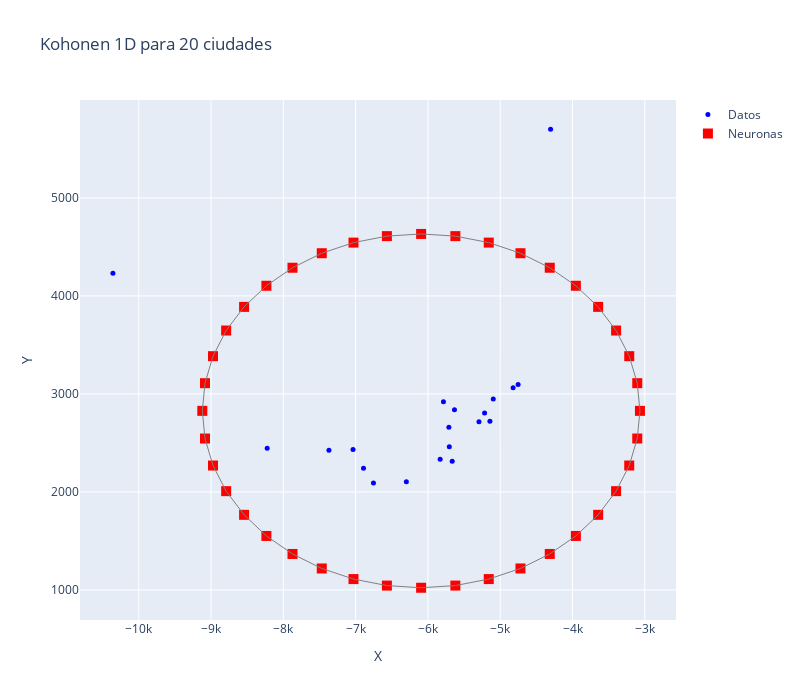
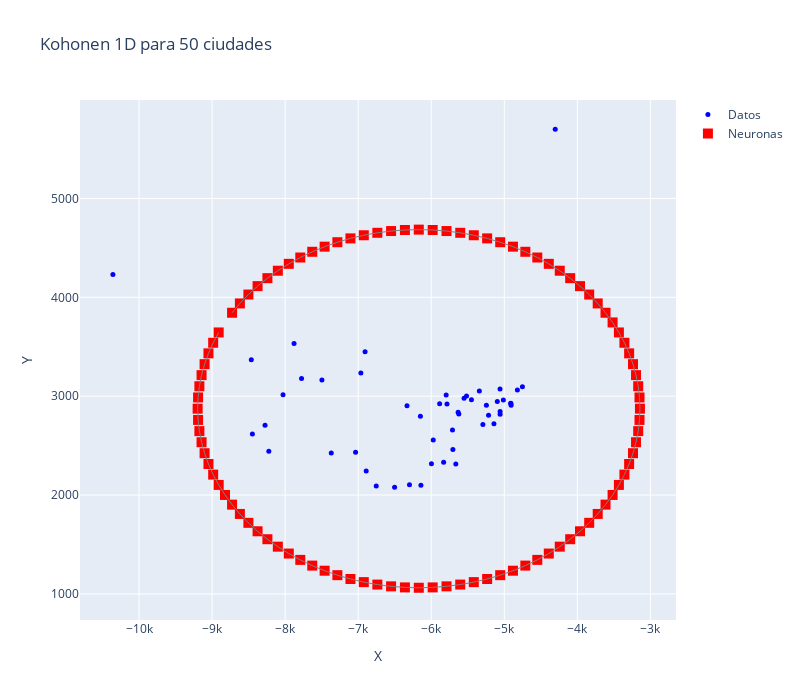

The cell these charts' notebook holds for them, in order:
### Code cell
resultados_50 = entrenar_1D(
    dataset_50,
    alpha=0.5,
    iteraciones=3000,
    varianza=2,
    multiplicador=2 # doble de neuronas para que haga super overfitting, que parecería ser lo ideal para TSP
)

### Figure 1 — Plotly figure (JSON) as saved in the notebook; plotly's stock layout.template omitted (floating-point values rounded to 4 significant figures)
{"data": [{"marker": {"color": "blue", "size": 5}, "mode": "markers", "name": "Datos", "type": "scatter", "x": [-6891.0, -5633.0, -5096.0, -7369.0, -4303.0, -5216.0, -7036.0, -10360.0, -5785.0, -5704.0, -5710.0, -5831.0, -5142.0, -5664.0, -4822.0, -6754.0, -8224.0, -5294.0, -4752.0, -6298.0], "y": [2242.0, 2839.0, 2947.0, 2424.0, 5702.0, 2806.0, 2434.0, 4230.0, 2921.0, 2460.0, 2659.0, 2332.0, 2720.0, 2313.0, 3062.0, 2091.0, 2444.0, 2715.0, 3096.0, 2104.0]}, {"marker": {"color": "red", "size": 10, "symbol": "square"}, "mode": "markers", "name": "Neuronas", "type": "scatter", "x": [-3067.0, -3104.0, -3215.0, -3397.0, -3645.0, -3954.0, -4315.0, -4720.0, -5159.0, -5621.0, -6094.0, -6568.0, -7029.0, -7468.0, -7873.0, -8235.0, -8543.0, -8791.0, -8973.0, -9084.0, -9121.0, -9084.0, -8973.0, -8791.0, -8543.0, -8235.0, -7873.0, -7468.0, -7029.0, -6568.0, -6094.0, -5621.0, -5159.0, -4720.0, -4315.0, -3954.0, -3645.0, -3397.0, -3215.0, -3104.0], "y": [2827.0, 3109.0, 3385.0, 3646.0, 3888.0, 4103.0, 4287.0, 4435.0, 4544.0, 4610.0, 4632.0, 4610.0, 4544.0, 4435.0, 4287.0, 4103.0, 3888.0, 3646.0, 3385.0, 3109.0, 2827.0, 2545.0, 2269.0, 2007.0, 1766.0, 1550.0, 1367.0, 1219.0, 1110.0, 1044.0, 1022.0, 1044.0, 1110.0, 1219.0, 1367.0, 1550.0, 1766.0, 2007.0, 2269.0, 2545.0]}, {"line": {"color": "gray", "width": 1}, "mode": "lines", "showlegend": false, "type": "scatter", "x": [-3067.0, -3104.0], "y": [2827.0, 3109.0]}, {"line": {"color": "gray", "width": 1}, "mode": "lines", "showlegend": false, "type": "scatter", "x": [-3104.0, -3215.0], "y": [3109.0, 3385.0]}, {"line": {"color": "gray", "width": 1}, "mode": "lines", "showlegend": false, "type": "scatter", "x": [-3215.0, -3397.0], "y": [3385.0, 3646.0]}, {"line": {"color": "gray", "width": 1}, "mode": "lines", "showlegend": false, "type": "scatter", "x": [-3397.0, -3645.0], "y": [3646.0, 3888.0]}, {"line": {"color": "gray", "width": 1}, "mode": "lines", "showlegend": false, "type": "scatter", "x": [-3645.0, -3954.0], "y": [3888.0, 4103.0]}, {"line": {"color": "gray", "width": 1}, "mode": "lines", "showlegend": false, "type": "scatter", "x": [-3954.0, -4315.0], "y": [4103.0, 4287.0]}, {"line": {"color": "gray", "width": 1}, "mode": "lines", "showlegend": false, "type": "scatter", "x": [-4315.0, -4720.0], "y": [4287.0, 4435.0]}, {"line": {"color": "gray", "width": 1}, "mode": "lines", "showlegend": false, "type": "scatter", "x": [-4720.0, -5159.0], "y": [4435.0, 4544.0]}, {"line": {"color": "gray", "width": 1}, "mode": "lines", "showlegend": false, "type": "scatter", "x": [-5159.0, -5621.0], "y": [4544.0, 4610.0]}, {"line": {"color": "gray", "width": 1}, "mode": "lines", "showlegend": false, "type": "scatter", "x": [-5621.0, -6094.0], "y": [4610.0, 4632.0]}, {"line": {"color": "gray", "width": 1}, "mode": "lines", "showlegend": false, "type": "scatter", "x": [-6094.0, -6568.0], "y": [4632.0, 4610.0]}, {"line": {"color": "gray", "width": 1}, "mode": "lines", "showlegend": false, "type": "scatter", "x": [-6568.0, -7029.0], "y": [4610.0, 4544.0]}, {"line": {"color": "gray", "width": 1}, "mode": "lines", "showlegend": false, "type": "scatter", "x": [-7029.0, -7468.0], "y": [4544.0, 4435.0]}, {"line": {"color": "gray", "width": 1}, "mode": "lines", "showlegend": false, "type": "scatter", "x": [-7468.0, -7873.0], "y": [4435.0, 4287.0]}, {"line": {"color": "gray", "width": 1}, "mode": "lines", "showlegend": false, "type": "scatter", "x": [-7873.0, -8235.0], "y": [4287.0, 4103.0]}, {"line": {"color": "gray", "width": 1}, "mode": "lines", "showlegend": false, "type": "scatter", "x": [-8235.0, -8543.0], "y": [4103.0, 3888.0]}, {"line": {"color": "gray", "width": 1}, "mode": "lines", "showlegend": false, "type": "scatter", "x": [-8543.0, -8791.0], "y": [3888.0, 3646.0]}, {"line": {"color": "gray", "width": 1}, "mode": "lines", "showlegend": false, "type": "scatter", "x": [-8791.0, -8973.0], "y": [3646.0, 3385.0]}, {"line": {"color": "gray", "width": 1}, "mode": "lines", "showlegend": false, "type": "scatter", "x": [-8973.0, -9084.0], "y": [3385.0, 3109.0]}, {"line": {"color": "gray", "width": 1}, "mode": "lines", "showlegend": false, "type": "scatter", "x": [-9084.0, -9121.0], "y": [3109.0, 2827.0]}, {"line": {"color": "gray", "width": 1}, "mode": "lines", "showlegend": false, "type": "scatter", "x": [-9121.0, -9084.0], "y": [2827.0, 2545.0]}, {"line": {"color": "gray", "width": 1}, "mode": "lines", "showlegend": false, "type": "scatter", "x": [-9084.0, -8973.0], "y": [2545.0, 2269.0]}, {"line": {"color": "gray", "width": 1}, "mode": "lines", "showlegend": false, "type": "scatter", "x": [-8973.0, -8791.0], "y": [2269.0, 2007.0]}, {"line": {"color": "gray", "width": 1}, "mode": "lines", "showlegend": false, "type": "scatter", "x": [-8791.0, -8543.0], "y": [2007.0, 1766.0]}, {"line": {"color": "gray", "width": 1}, "mode": "lines", "showlegend": false, "type": "scatter", "x": [-8543.0, -8235.0], "y": [1766.0, 1550.0]}, {"line": {"color": "gray", "width": 1}, "mode": "lines", "showlegend": false, "type": "scatter", "x": [-8235.0, -7873.0], "y": [1550.0, 1367.0]}, {"line": {"color": "gray", "width": 1}, "mode": "lines", "showlegend": false, "type": "scatter", "x": [-7873.0, -7468.0], "y": [1367.0, 1219.0]}, {"line": {"color": "gray", "width": 1}, "mode": "lines", "showlegend": false, "type": "scatter", "x": [-7468.0, -7029.0], "y": [1219.0, 1110.0]}, {"line": {"color": "gray", "width": 1}, "mode": "lines", "showlegend": false, "type": "scatter", "x": [-7029.0, -6568.0], "y": [1110.0, 1044.0]}, {"line": {"color": "gray", "width": 1}, "mode": "lines", "showlegend": false, "type": "scatter", "x": [-6568.0, -6094.0], "y": [1044.0, 1022.0]}, {"line": {"color": "gray", "width": 1}, "mode": "lines", "showlegend": false, "type": "scatter", "x": [-6094.0, -5621.0], "y": [1022.0, 1044.0]}, {"line": {"color": "gray", "width": 1}, "mode": "lines", "showlegend": false, "type": "scatter", "x": [-5621.0, -5159.0], "y": [1044.0, 1110.0]}, {"line": {"color": "gray", "width": 1}, "mode": "lines", "showlegend": false, "type": "scatter", "x": [-5159.0, -4720.0], "y": [1110.0, 1219.0]}, {"line": {"color": "gray", "width": 1}, "mode": "lines", "showlegend": false, "type": "scatter", "x": [-4720.0, -4315.0], "y": [1219.0, 1367.0]}, {"line": {"color": "gray", "width": 1}, "mode": "lines", "showlegend": false, "type": "scatter", "x": [-4315.0, -3954.0], "y": [1367.0, 1550.0]}, {"line": {"color": "gray", "width": 1}, "mode": "lines", "showlegend": false, "type": "scatter", "x": [-3954.0, -3645.0], "y": [1550.0, 1766.0]}, {"line": {"color": "gray", "width": 1}, "mode": "lines", "showlegend": false, "type": "scatter", "x": [-3645.0, -3397.0], "y": [1766.0, 2007.0]}, {"line": {"color": "gray", "width": 1}, "mode": "lines", "showlegend": false, "type": "scatter", "x": [-3397.0, -3215.0], "y": [2007.0, 2269.0]}, {"line": {"color": "gray", "width": 1}, "mode": "lines", "showlegend": false, "type": "scatter", "x": [-3215.0, -3104.0], "y": [2269.0, 2545.0]}, {"line": {"color": "gray", "width": 1}, "mode": "lines", "showlegend": false, "type": "scatter", "x": [-3104.0, -3067.0], "y": [2545.0, 2827.0]}], "layout": {"height": 700, "showlegend": true, "title": {"text": "Kohonen 1D para 20 ciudades"}, "width": 800, "xaxis": {"title": {"text": "X"}}, "yaxis": {"title": {"text": "Y"}}}}

### Figure 2 — Plotly figure (JSON) as saved in the notebook; plotly's stock layout.template omitted (floating-point values rounded to 4 significant figures)
{"data": [{"marker": {"color": "blue", "size": 5}, "mode": "markers", "name": "Datos", "type": "scatter", "x": [-6891.0, -5633.0, -5096.0, -7369.0, -4303.0, -5216.0, -7036.0, -10360.0, -5785.0, -5704.0, -5710.0, -5831.0, -5142.0, -5664.0, -4822.0, -6754.0, -8224.0, -5294.0, -4752.0, -6298.0, -5886.0, -5796.0, -6502.0, -5342.0, -8463.0, -8448.0, -7497.0, -6142.0, -5246.0, -5998.0, -6964.0, -6149.0, -8029.0, -4910.0, -5973.0, -6906.0, -5551.0, -5013.0, -5058.0, -4907.0, -5450.0, -5517.0, -5059.0, -7776.0, -7878.0, -4913.0, -5623.0, -8275.0, -6332.0, -5058.0], "y": [2242.0, 2839.0, 2947.0, 2424.0, 5702.0, 2806.0, 2434.0, 4230.0, 2921.0, 2460.0, 2659.0, 2332.0, 2720.0, 2313.0, 3062.0, 2091.0, 2444.0, 2715.0, 3096.0, 2104.0, 2924.0, 3012.0, 2079.0, 3053.0, 3369.0, 2617.0, 3163.0, 2100.0, 2909.0, 2316.0, 3234.0, 2797.0, 3014.0, 2927.0, 2556.0, 3449.0, 2980.0, 2961.0, 2844.0, 2908.0, 2963.0, 3002.0, 3073.0, 3179.0, 3532.0, 2928.0, 2819.0, 2706.0, 2903.0, 2818.0]}, {"marker": {"color": "red", "size": 10, "symbol": "square"}, "mode": "markers", "name": "Neuronas", "type": "scatter", "x": [-3144.0, -3150.0, -3168.0, -3197.0, -3239.0, -3292.0, -3356.0, -3432.0, -3518.0, -3615.0, -3722.0, -3838.0, -3964.0, -4099.0, -4241.0, -4392.0, -4549.0, -4713.0, -4882.0, -5057.0, -5235.0, -5418.0, -5604.0, -5791.0, -5981.0, -6171.0, -6361.0, -6550.0, -6738.0, -6924.0, -7106.0, -7285.0, -7460.0, -7629.0, -7793.0, -7950.0, -8100.0, -8243.0, -8378.0, -8503.0, -8620.0, -8727.0, NaN, -8910.0, -8985.0, -9050.0, -9103.0, -9144.0, -9174.0, -9192.0, -9198.0, -9192.0, -9174.0, -9144.0, -9103.0, -9050.0, -8985.0, -8910.0, -8824.0, -8727.0, -8620.0, -8503.0, -8378.0, -8243.0, -8100.0, -7950.0, -7793.0, -7629.0, -7460.0, -7285.0, -7106.0, -6924.0, -6738.0, -6550.0, -6361.0, -6171.0, -5981.0, -5791.0, -5604.0, -5418.0, -5235.0, -5057.0, -4882.0, -4713.0, -4549.0, -4392.0, -4241.0, -4099.0, -3964.0, -3838.0, -3722.0, -3615.0, -3518.0, -3432.0, -3356.0, -3292.0, -3239.0, -3197.0, -3168.0, -3150.0], "y": [2873.0, 2987.0, 3100.0, 3213.0, 3324.0, 3433.0, 3540.0, 3645.0, 3746.0, 3844.0, 3938.0, 4028.0, 4113.0, 4194.0, 4269.0, 4339.0, 4403.0, 4461.0, 4512.0, 4558.0, 4596.0, 4628.0, 4653.0, 4671.0, 4681.0, 4685.0, 4681.0, 4671.0, 4653.0, 4628.0, 4596.0, 4558.0, 4512.0, 4461.0, 4403.0, 4339.0, 4269.0, 4194.0, 4113.0, 4028.0, 3938.0, 3844.0, NaN, 3645.0, 3540.0, 3433.0, 3324.0, 3213.0, 3100.0, 2987.0, 2873.0, 2760.0, 2646.0, 2534.0, 2423.0, 2314.0, 2207.0, 2102.0, 2001.0, 1903.0, 1809.0, 1719.0, 1633.0, 1553.0, 1478.0, 1408.0, 1344.0, 1286.0, 1234.0, 1189.0, 1151.0, 1119.0, 1094.0, 1076.0, 1066.0, 1062.0, 1066.0, 1076.0, 1094.0, 1119.0, 1151.0, 1189.0, 1234.0, 1286.0, 1344.0, 1408.0, 1478.0, 1553.0, 1633.0, 1719.0, 1809.0, 1903.0, 2001.0, 2102.0, 2207.0, 2314.0, 2423.0, 2534.0, 2646.0, 2760.0]}, {"line": {"color": "gray", "width": 1}, "mode": "lines", "showlegend": false, "type": "scatter", "x": [-3144.0, -3150.0], "y": [2873.0, 2987.0]}, {"line": {"color": "gray", "width": 1}, "mode": "lines", "showlegend": false, "type": "scatter", "x": [-3150.0, -3168.0], "y": [2987.0, 3100.0]}, {"line": {"color": "gray", "width": 1}, "mode": "lines", "showlegend": false, "type": "scatter", "x": [-3168.0, -3197.0], "y": [3100.0, 3213.0]}, {"line": {"color": "gray", "width": 1}, "mode": "lines", "showlegend": false, "type": "scatter", "x": [-3197.0, -3239.0], "y": [3213.0, 3324.0]}, {"line": {"color": "gray", "width": 1}, "mode": "lines", "showlegend": false, "type": "scatter", "x": [-3239.0, -3292.0], "y": [3324.0, 3433.0]}, {"line": {"color": "gray", "width": 1}, "mode": "lines", "showlegend": false, "type": "scatter", "x": [-3292.0, -3356.0], "y": [3433.0, 3540.0]}, {"line": {"color": "gray", "width": 1}, "mode": "lines", "showlegend": false, "type": "scatter", "x": [-3356.0, -3432.0], "y": [3540.0, 3645.0]}, {"line": {"color": "gray", "width": 1}, "mode": "lines", "showlegend": false, "type": "scatter", "x": [-3432.0, -3518.0], "y": [3645.0, 3746.0]}, {"line": {"color": "gray", "width": 1}, "mode": "lines", "showlegend": false, "type": "scatter", "x": [-3518.0, -3615.0], "y": [3746.0, 3844.0]}, {"line": {"color": "gray", "width": 1}, "mode": "lines", "showlegend": false, "type": "scatter", "x": [-3615.0, -3722.0], "y": [3844.0, 3938.0]}, {"line": {"color": "gray", "width": 1}, "mode": "lines", "showlegend": false, "type": "scatter", "x": [-3722.0, -3838.0], "y": [3938.0, 4028.0]}, {"line": {"color": "gray", "width": 1}, "mode": "lines", "showlegend": false, "type": "scatter", "x": [-3838.0, -3964.0], "y": [4028.0, 4113.0]}, {"line": {"color": "gray", "width": 1}, "mode": "lines", "showlegend": false, "type": "scatter", "x": [-3964.0, -4099.0], "y": [4113.0, 4194.0]}, {"line": {"color": "gray", "width": 1}, "mode": "lines", "showlegend": false, "type": "scatter", "x": [-4099.0, -4241.0], "y": [4194.0, 4269.0]}, {"line": {"color": "gray", "width": 1}, "mode": "lines", "showlegend": false, "type": "scatter", "x": [-4241.0, -4392.0], "y": [4269.0, 4339.0]}, {"line": {"color": "gray", "width": 1}, "mode": "lines", "showlegend": false, "type": "scatter", "x": [-4392.0, -4549.0], "y": [4339.0, 4403.0]}, {"line": {"color": "gray", "width": 1}, "mode": "lines", "showlegend": false, "type": "scatter", "x": [-4549.0, -4713.0], "y": [4403.0, 4461.0]}, {"line": {"color": "gray", "width": 1}, "mode": "lines", "showlegend": false, "type": "scatter", "x": [-4713.0, -4882.0], "y": [4461.0, 4512.0]}, {"line": {"color": "gray", "width": 1}, "mode": "lines", "showlegend": false, "type": "scatter", "x": [-4882.0, -5057.0], "y": [4512.0, 4558.0]}, {"line": {"color": "gray", "width": 1}, "mode": "lines", "showlegend": false, "type": "scatter", "x": [-5057.0, -5235.0], "y": [4558.0, 4596.0]}, {"line": {"color": "gray", "width": 1}, "mode": "lines", "showlegend": false, "type": "scatter", "x": [-5235.0, -5418.0], "y": [4596.0, 4628.0]}, {"line": {"color": "gray", "width": 1}, "mode": "lines", "showlegend": false, "type": "scatter", "x": [-5418.0, -5604.0], "y": [4628.0, 4653.0]}, {"line": {"color": "gray", "width": 1}, "mode": "lines", "showlegend": false, "type": "scatter", "x": [-5604.0, -5791.0], "y": [4653.0, 4671.0]}, {"line": {"color": "gray", "width": 1}, "mode": "lines", "showlegend": false, "type": "scatter", "x": [-5791.0, -5981.0], "y": [4671.0, 4681.0]}, {"line": {"color": "gray", "width": 1}, "mode": "lines", "showlegend": false, "type": "scatter", "x": [-5981.0, -6171.0], "y": [4681.0, 4685.0]}, {"line": {"color": "gray", "width": 1}, "mode": "lines", "showlegend": false, "type": "scatter", "x": [-6171.0, -6361.0], "y": [4685.0, 4681.0]}, {"line": {"color": "gray", "width": 1}, "mode": "lines", "showlegend": false, "type": "scatter", "x": [-6361.0, -6550.0], "y": [4681.0, 4671.0]}, {"line": {"color": "gray", "width": 1}, "mode": "lines", "showlegend": false, "type": "scatter", "x": [-6550.0, -6738.0], "y": [4671.0, 4653.0]}, {"line": {"color": "gray", "width": 1}, "mode": "lines", "showlegend": false, "type": "scatter", "x": [-6738.0, -6924.0], "y": [4653.0, 4628.0]}, {"line": {"color": "gray", "width": 1}, "mode": "lines", "showlegend": false, "type": "scatter", "x": [-6924.0, -7106.0], "y": [4628.0, 4596.0]}, {"line": {"color": "gray", "width": 1}, "mode": "lines", "showlegend": false, "type": "scatter", "x": [-7106.0, -7285.0], "y": [4596.0, 4558.0]}, {"line": {"color": "gray", "width": 1}, "mode": "lines", "showlegend": false, "type": "scatter", "x": [-7285.0, -7460.0], "y": [4558.0, 4512.0]}, {"line": {"color": "gray", "width": 1}, "mode": "lines", "showlegend": false, "type": "scatter", "x": [-7460.0, -7629.0], "y": [4512.0, 4461.0]}, {"line": {"color": "gray", "width": 1}, "mode": "lines", "showlegend": false, "type": "scatter", "x": [-7629.0, -7793.0], "y": [4461.0, 4403.0]}, {"line": {"color": "gray", "width": 1}, "mode": "lines", "showlegend": false, "type": "scatter", "x": [-7793.0, -7950.0], "y": [4403.0, 4339.0]}, {"line": {"color": "gray", "width": 1}, "mode": "lines", "showlegend": false, "type": "scatter", "x": [-7950.0, -8100.0], "y": [4339.0, 4269.0]}, {"line": {"color": "gray", "width": 1}, "mode": "lines", "showlegend": false, "type": "scatter", "x": [-8100.0, -8243.0], "y": [4269.0, 4194.0]}, {"line": {"color": "gray", "width": 1}, "mode": "lines", "showlegend": false, "type": "scatter", "x": [-8243.0, -8378.0], "y": [4194.0, 4113.0]}, {"line": {"color": "gray", "width": 1}, "mode": "lines", "showlegend": false, "type": "scatter", "x": [-8378.0, -8503.0], "y": [4113.0, 4028.0]}, {"line": {"color": "gray", "width": 1}, "mode": "lines", "showlegend": false, "type": "scatter", "x": [-8503.0, -8620.0], "y": [4028.0, 3938.0]}, {"line": {"color": "gray", "width": 1}, "mode": "lines", "showlegend": false, "type": "scatter", "x": [-8620.0, -8727.0], "y": [3938.0, 3844.0]}, {"line": {"color": "gray", "width": 1}, "mode": "lines", "showlegend": false, "type": "scatter", "x": [-8727.0, null], "y": [3844.0, null]}, {"line": {"color": "gray", "width": 1}, "mode": "lines", "showlegend": false, "type": "scatter", "x": [null, -8910.0], "y": [null, 3645.0]}, {"line": {"color": "gray", "width": 1}, "mode": "lines", "showlegend": false, "type": "scatter", "x": [-8910.0, -8985.0], "y": [3645.0, 3540.0]}, {"line": {"color": "gray", "width": 1}, "mode": "lines", "showlegend": false, "type": "scatter", "x": [-8985.0, -9050.0], "y": [3540.0, 3433.0]}, {"line": {"color": "gray", "width": 1}, "mode": "lines", "showlegend": false, "type": "scatter", "x": [-9050.0, -9103.0], "y": [3433.0, 3324.0]}, {"line": {"color": "gray", "width": 1}, "mode": "lines", "showlegend": false, "type": "scatter", "x": [-9103.0, -9144.0], "y": [3324.0, 3213.0]}, {"line": {"color": "gray", "width": 1}, "mode": "lines", "showlegend": false, "type": "scatter", "x": [-9144.0, -9174.0], "y": [3213.0, 3100.0]}, {"line": {"color": "gray", "width": 1}, "mode": "lines", "showlegend": false, "type": "scatter", "x": [-9174.0, -9192.0], "y": [3100.0, 2987.0]}, {"line": {"color": "gray", "width": 1}, "mode": "lines", "showlegend": false, "type": "scatter", "x": [-9192.0, -9198.0], "y": [2987.0, 2873.0]}, {"line": {"color": "gray", "width": 1}, "mode": "lines", "showlegend": false, "type": "scatter", "x": [-9198.0, -9192.0], "y": [2873.0, 2760.0]}, {"line": {"color": "gray", "width": 1}, "mode": "lines", "showlegend": false, "type": "scatter", "x": [-9192.0, -9174.0], "y": [2760.0, 2646.0]}, {"line": {"color": "gray", "width": 1}, "mode": "lines", "showlegend": false, "type": "scatter", "x": [-9174.0, -9144.0], "y": [2646.0, 2534.0]}, {"line": {"color": "gray", "width": 1}, "mode": "lines", "showlegend": false, "type": "scatter", "x": [-9144.0, -9103.0], "y": [2534.0, 2423.0]}, {"line": {"color": "gray", "width": 1}, "mode": "lines", "showlegend": false, "type": "scatter", "x": [-9103.0, -9050.0], "y": [2423.0, 2314.0]}, {"line": {"color": "gray", "width": 1}, "mode": "lines", "showlegend": false, "type": "scatter", "x": [-9050.0, -8985.0], "y": [2314.0, 2207.0]}, {"line": {"color": "gray", "width": 1}, "mode": "lines", "showlegend": false, "type": "scatter", "x": [-8985.0, -8910.0], "y": [2207.0, 2102.0]}, {"line": {"color": "gray", "width": 1}, "mode": "lines", "showlegend": false, "type": "scatter", "x": [-8910.0, -8824.0], "y": [2102.0, 2001.0]}, {"line": {"color": "gray", "width": 1}, "mode": "lines", "showlegend": false, "type": "scatter", "x": [-8824.0, -8727.0], "y": [2001.0, 1903.0]}, {"line": {"color": "gray", "width": 1}, "mode": "lines", "showlegend": false, "type": "scatter", "x": [-8727.0, -8620.0], "y": [1903.0, 1809.0]}, {"line": {"color": "gray", "width": 1}, "mode": "lines", "showlegend": false, "type": "scatter", "x": [-8620.0, -8503.0], "y": [1809.0, 1719.0]}, {"line": {"color": "gray", "width": 1}, "mode": "lines", "showlegend": false, "type": "scatter", "x": [-8503.0, -8378.0], "y": [1719.0, 1633.0]}, {"line": {"color": "gray", "width": 1}, "mode": "lines", "showlegend": false, "type": "scatter", "x": [-8378.0, -8243.0], "y": [1633.0, 1553.0]}, {"line": {"color": "gray", "width": 1}, "mode": "lines", "showlegend": false, "type": "scatter", "x": [-8243.0, -8100.0], "y": [1553.0, 1478.0]}, {"line": {"color": "gray", "width": 1}, "mode": "lines", "showlegend": false, "type": "scatter", "x": [-8100.0, -7950.0], "y": [1478.0, 1408.0]}, {"line": {"color": "gray", "width": 1}, "mode": "lines", "showlegend": false, "type": "scatter", "x": [-7950.0, -7793.0], "y": [1408.0, 1344.0]}, {"line": {"color": "gray", "width": 1}, "mode": "lines", "showlegend": false, "type": "scatter", "x": [-7793.0, -7629.0], "y": [1344.0, 1286.0]}, {"line": {"color": "gray", "width": 1}, "mode": "lines", "showlegend": false, "type": "scatter", "x": [-7629.0, -7460.0], "y": [1286.0, 1234.0]}, {"line": {"color": "gray", "width": 1}, "mode": "lines", "showlegend": false, "type": "scatter", "x": [-7460.0, -7285.0], "y": [1234.0, 1189.0]}, {"line": {"color": "gray", "width": 1}, "mode": "lines", "showlegend": false, "type": "scatter", "x": [-7285.0, -7106.0], "y": [1189.0, 1151.0]}, {"line": {"color": "gray", "width": 1}, "mode": "lines", "showlegend": false, "type": "scatter", "x": [-7106.0, -6924.0], "y": [1151.0, 1119.0]}, {"line": {"color": "gray", "width": 1}, "mode": "lines", "showlegend": false, "type": "scatter", "x": [-6924.0, -6738.0], "y": [1119.0, 1094.0]}, {"line": {"color": "gray", "width": 1}, "mode": "lines", "showlegend": false, "type": "scatter", "x": [-6738.0, -6550.0], "y": [1094.0, 1076.0]}, {"line": {"color": "gray", "width": 1}, "mode": "lines", "showlegend": false, "type": "scatter", "x": [-6550.0, -6361.0], "y": [1076.0, 1066.0]}, {"line": {"color": "gray", "width": 1}, "mode": "lines", "showlegend": false, "type": "scatter", "x": [-6361.0, -6171.0], "y": [1066.0, 1062.0]}, {"line": {"color": "gray", "width": 1}, "mode": "lines", "showlegend": false, "type": "scatter", "x": [-6171.0, -5981.0], "y": [1062.0, 1066.0]}, {"line": {"color": "gray", "width": 1}, "mode": "lines", "showlegend": false, "type": "scatter", "x": [-5981.0, -5791.0], "y": [1066.0, 1076.0]}, {"line": {"color": "gray", "width": 1}, "mode": "lines", "showlegend": false, "type": "scatter", "x": [-5791.0, -5604.0], "y": [1076.0, 1094.0]}, {"line": {"color": "gray", "width": 1}, "mode": "lines", "showlegend": false, "type": "scatter", "x": [-5604.0, -5418.0], "y": [1094.0, 1119.0]}, {"line": {"color": "gray", "width": 1}, "mode": "lines", "showlegend": false, "type": "scatter", "x": [-5418.0, -5235.0], "y": [1119.0, 1151.0]}, {"line": {"color": "gray", "width": 1}, "mode": "lines", "showlegend": false, "type": "scatter", "x": [-5235.0, -5057.0], "y": [1151.0, 1189.0]}, {"line": {"color": "gray", "width": 1}, "mode": "lines", "showlegend": false, "type": "scatter", "x": [-5057.0, -4882.0], "y": [1189.0, 1234.0]}, {"line": {"color": "gray", "width": 1}, "mode": "lines", "showlegend": false, "type": "scatter", "x": [-4882.0, -4713.0], "y": [1234.0, 1286.0]}, {"line": {"color": "gray", "width": 1}, "mode": "lines", "showlegend": false, "type": "scatter", "x": [-4713.0, -4549.0], "y": [1286.0, 1344.0]}, {"line": {"color": "gray", "width": 1}, "mode": "lines", "showlegend": false, "type": "scatter", "x": [-4549.0, -4392.0], "y": [1344.0, 1408.0]}, {"line": {"color": "gray", "width": 1}, "mode": "lines", "showlegend": false, "type": "scatter", "x": [-4392.0, -4241.0], "y": [1408.0, 1478.0]}, {"line": {"color": "gray", "width": 1}, "mode": "lines", "showlegend": false, "type": "scatter", "x": [-4241.0, -4099.0], "y": [1478.0, 1553.0]}, {"line": {"color": "gray", "width": 1}, "mode": "lines", "showlegend": false, "type": "scatter", "x": [-4099.0, -3964.0], "y": [1553.0, 1633.0]}, {"line": {"color": "gray", "width": 1}, "mode": "lines", "showlegend": false, "type": "scatter", "x": [-3964.0, -3838.0], "y": [1633.0, 1719.0]}, {"line": {"color": "gray", "width": 1}, "mode": "lines", "showlegend": false, "type": "scatter", "x": [-3838.0, -3722.0], "y": [1719.0, 1809.0]}, {"line": {"color": "gray", "width": 1}, "mode": "lines", "showlegend": false, "type": "scatter", "x": [-3722.0, -3615.0], "y": [1809.0, 1903.0]}, {"line": {"color": "gray", "width": 1}, "mode": "lines", "showlegend": false, "type": "scatter", "x": [-3615.0, -3518.0], "y": [1903.0, 2001.0]}, {"line": {"color": "gray", "width": 1}, "mode": "lines", "showlegend": false, "type": "scatter", "x": [-3518.0, -3432.0], "y": [2001.0, 2102.0]}, {"line": {"color": "gray", "width": 1}, "mode": "lines", "showlegend": false, "type": "scatter", "x": [-3432.0, -3356.0], "y": [2102.0, 2207.0]}, {"line": {"color": "gray", "width": 1}, "mode": "lines", "showlegend": false, "type": "scatter", "x": [-3356.0, -3292.0], "y": [2207.0, 2314.0]}, {"line": {"color": "gray", "width": 1}, "mode": "lines", "showlegend": false, "type": "scatter", "x": [-3292.0, -3239.0], "y": [2314.0, 2423.0]}, {"line": {"color": "gray", "width": 1}, "mode": "lines", "showlegend": false, "type": "scatter", "x": [-3239.0, -3197.0], "y": [2423.0, 2534.0]}, {"line": {"color": "gray", "width": 1}, "mode": "lines", "showlegend": false, "type": "scatter", "x": [-3197.0, -3168.0], "y": [2534.0, 2646.0]}, {"line": {"color": "gray", "width": 1}, "mode": "lines", "showlegend": false, "type": "scatter", "x": [-3168.0, -3150.0], "y": [2646.0, 2760.0]}, {"line": {"color": "gray", "width": 1}, "mode": "lines", "showlegend": false, "type": "scatter", "x": [-3150.0, -3144.0], "y": [2760.0, 2873.0]}], "layout": {"height": 700, "showlegend": true, "title": {"text": "Kohonen 1D para 50 ciudades"}, "width": 800, "xaxis": {"title": {"text": "X"}}, "yaxis": {"title": {"text": "Y"}}}}
